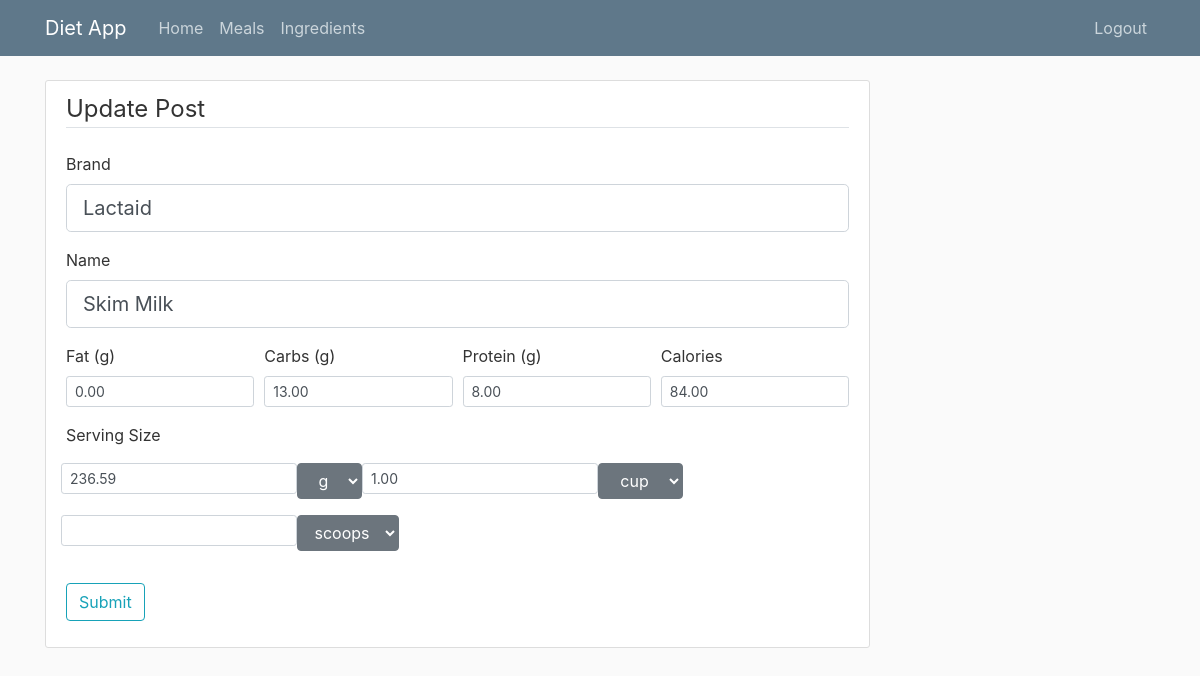
The app's page /ingredients/1/update (signed in) with its own data.
### dietapp/models.py (models this page shows, shortened)
class Ingredients(db.Model):
    id = db.Column(db.Integer, primary_key = True)
    brand = db.Column(db.String(100), nullable = False)
    name = db.Column(db.String(100), nullable = False)
    date_created = db.Column(db.DateTime, nullable = False, default = datetime.utcnow )
    date_used = db.Column(db.DateTime)
    favorite = db.Column(db.Boolean, nullable = False, default=False)
    obsolete = db.Column(db.Boolean, nullable = False, default=False)
    protein = db.Column(db.Float, default = 0)
    carbs = db.Column(db.Float, default = 0)
    fat = db.Column(db.Float, default = 0)
    calories = db.Column(db.Float,default=0, nullable = False)
    serv_weight = db.Column(db.Float)
    serv_volume = db.Column(db.Float)
    serv_count = db.Column(db.Float)
    weight_unit_id = db.Column(db.Integer, db.ForeignKey('units.id'))
    volume_unit_id = db.Column(db.Integer, db.ForeignKey('units.id'))
    count_unit_id = db.Column(db.Integer, db.ForeignKey('units.id'))
    user_id = db.Column(db.Integer, db.ForeignKey('user.id'), nullable = False)

### dietapp/routes.py (the view)
@app.route("/ingredients/<int:ingredient_id>/update", methods=['GET','POST'])
@login_required
def update_ingredient(ingredient_id):
    ingredient = Ingredients.query.get_or_404(ingredient_id)
    if current_user != ingredient.author:
        abort(403)
    form = IngredientForm()
    form.drop_weight.choices = [(g.id, g.name) for g in Units.query.filter_by(unit_type_id=1).all()]
    form.drop_volume.choices = [(g.id, g.name) for g in Units.query.filter_by(unit_type_id=2).all()]
    form.drop_count.choices = [(g.id, g.name) for g in Units.query.filter_by(unit_type_id=3).all()]
    if form.validate_on_submit():
        fcn_update_ingredient(form, ingredient_id)
        flash('Ingredient has been updated', 'success')
        return redirect(url_for('update_ingredient',ingredient_id = ingredient.id))
    elif request.method == 'GET':
        form.brand.data = ingredient.brand
        form.name.data = ingredient.name
        form.fat.data = ingredient.fat
        form.carbs.data = ingredient.carbs
        form.protein.data = ingredient.protein
        form.calories.data = ingredient.calories
        form.serv_weight.data = ingredient.serv_weight
        form.serv_volume.data = ingredient.serv_volume
        form.serv_count.data = ingredient.serv_count
        form.drop_weight.data = ingredient.weight_unit_id
        form.drop_volume.data = ingredient.volume_unit_id
        form.drop_count.data = ingredient.count_unit_id
    return render_template('create_ingredient.html',title='Update Post',form=form, legend='Update Post')

### dietapp/forms.py (shortened to what this page needs)
class IngredientForm(FlaskForm):
    brand = StringField('Brand')
    name = StringField('Name', validators =[InputRequired()])
    fat = DecimalField('Fat (g)')
    carbs = DecimalField('Carbs (g)')
    protein = DecimalField('Protein (g)')
    calories = DecimalField('Calories', validators =[InputRequired()])
    serv_weight = DecimalField('Serving Size by Weight', validators =[Optional()])
    serv_volume = DecimalField('Serving Size by Volume', validators =[Optional()])
    serv_count = DecimalField('Serving Size by Count/Servings', validators =[Optional()])
    drop_weight = SelectField('Unit Weight', coerce=int)
    drop_volume = SelectField('Unit Volume', coerce=int)
    drop_count = SelectField('Unit Count', coerce=int)
    submit = SubmitField('Submit')

### dietapp/models.py (called while the page is built)
@login_manager.user_loader
def load_user(user_id):
    return User.query.get(int(user_id))

### dietapp/templates/create_ingredient.html (shortened to what this page needs)
{% extends "layout.html" %}
{% block content %}
    <div class="content-section">
        <form method="POST" action="">
            <fieldset class = "form-group">
                <legend class="border-bottom mb-4">{{ legend}}</legend>
                <div class ="form-group">
                    {{form.brand.label(class = "form-control-label")}}
                    {% if form.brand.errors %}
                        {{ form.brand(class="form-control form-contro-lg is-invalid")}}
                        <div class = invalid-feedback>
                            {% for error in form.brand.errors %}
                                <span>{{ error }}</span>
                            {% endfor %}
                        </div>
                    {% else %}
                        {{form.brand(class = "form-control form-control-lg")}}
                    {% endif %}
                </div>
                <div class ="form-group">
                    {{form.name.label(class = "form-control-label")}}
                    {% if form.name.errors %}
                        {{ form.name(class="form-control form-contro-lg is-invalid")}}
                        <div class = invalid-feedback>
                            {% for error in form.name.errors %}
                                <span>{{ error }}</span>
                            {% endfor %}
                        </div>
                    {% else %}
                        {{form.name(class = "form-control form-control-lg")}}
                    {% endif %}
                </div>
                <div class="form-row">
                    <div class ="form-group col-md-3">
                        {{form.fat.label(class = "form-control-label")}}
                        {% if form.fat.errors %}
                            {{ form.fat(class="form-control form-contro-sm is-invalid")}}
                            <div class = invalid-feedback>
                                {% for error in form.fat.errors %}
                                    <span>{{ error }}</span>
                                {% endfor %}
                            </div>
                        {% else %}
                            {{form.fat(class = "form-control form-control-sm")}}
                        {% endif %}
                    </div>
                    <div class ="form-group col-md-3">
                        {{form.carbs.label(class = "form-control-label")}}
                        {% if form.carbs.errors %}
                            {{ form.carbs(class="form-control form-contro-sm is-invalid")}}
                            <div class = invalid-feedback>
                                {% for error in form.carbs.errors %}
                                    <span>{{ error }}</span>
                                {% endfor %}
                            </div>
                        {% else %}
                            {{form.carbs(class = "form-control form-control-sm")}}
                        {% endif %}
                    </div>
                    <div class ="form-group col-md-3">
                        {{form.protein.label(class = "form-control-label")}}
                        {% if form.protein.errors %}
                            {{ form.protein(class="form-control form-contro-sm is-invalid")}}
                            <div class = invalid-feedback>
                                {% for error in form.protein.errors %}
                                    <span>{{ error }}</span>
                                {% endfor %}
                            </div>
                        {% else %}
                            {{form.protein(class = "form-control form-control-sm")}}
                        {% endif %}
                    </div>
                    <div class ="form-group col-md-3">
                        {{form.calories.label(class = "form-control-label")}}
                        {% if form.calories.errors %}
                            {{ form.calories(class="form-control form-contro-sm is-invalid")}}
                            <div class = invalid-feedback>
                                {% for error in form.calories.errors %}
                                    <span>{{ error }}</span>
                                {% endfor %}
                            </div>
                        {% else %}
                            {{form.calories(class = "form-control form-control-sm")}}
                        {% endif %}
                    </div>
                </div>
                <div class="form-control-label mb-3">
                    Serving Size
                </div>
                <div class="form-row">
                    <div class ="form-group">
                        {% if form.serv_weight.errors %}
                            {{ form.serv_weight(class="form-control form-contro-sm is-invalid")}}
                            <div class = invalid-feedback>
                                {% for error in form.serv_weight.errors %}
                                    <span>{{ error }}</span>
                                {% endfor %}
                            </div>
                        {% else %}
                            {{form.serv_weight(class = "form-control form-control-sm")}}
                        {% endif %}
                    </div>
                    <div class ="form-group">
                        {% if form.drop_weight.errors %}
                            {{ form.drop_weight(class="form-control form-contro-sm is-invalid")}}
                            <div class = invalid-feedback>
                                {% for error in form.drop_weight.errors %}
                                    <span>{{ error }}</span>
                                {% endfor %}
                            </div>
                        {% else %}
                            {{form.drop_weight(class = "btn btn-secondary dropdown-toggle")}}
                        {% endif %}
                    </div>
                    <div class ="form-group">
                        {% if form.serv_volume.errors %}
                            {{ form.serv_volume(class="form-control form-contro-sm is-invalid")}}
                            <div class = invalid-feedback>
                                {% for error in form.serv_volume.errors %}
                                    <span>{{ error }}</span>
                                {% endfor %}
                            </div>
                        {% else %}
                            {{form.serv_volume(class = "form-control form-control-sm")}}
                        {% endif %}
                    </div>
                    <div class ="form-group">
                        {% if form.drop_volume.errors %}
                            {{ form.drop_volume(class="form-control form-contro-sm is-invalid")}}
                            <div class = invalid-feedback>
                                {% for error in form.drop_volume.errors %}
                                    <span>{{ error }}</span>
                                {% endfor %}
                            </div>
                        {% else %}
                            {{form.drop_volume(class = "btn btn-secondary dropdown-toggle")}}
                        {% endif %}
                    </div>
                    <div class ="form-group">
                        {% if form.serv_count.errors %}
                            {{ form.serv_count(class="form-control form-contro-sm is-invalid")}}
                            <div class = invalid-feedback>
                                {% for error in form.serv_count.errors %}
                                    <span>{{ error }}</span>
                                {% endfor %}
                            </div>
                        {% else %}
                            {{form.serv_count(class = "form-control form-control-sm")}}
                        {% endif %}
                    </div>
                    <div class ="form-group">
                        {% if form.drop_count.errors %}
                            {{ form.drop_count(class="form-control form-contro-sm is-invalid")}}
                            <div class = invalid-feedback>
                                {% for error in form.drop_count.errors %}
                                    <span>{{ error }}</span>
                                {% endfor %}
                            </div>
                        {% else %}
                            {{form.drop_count(class = "btn btn-secondary dropdown-toggle")}}
                        {% endif %}
                    </div>
                </div>
            </fieldset>
            <div class ="form-group">
                {{form.submit(class="btn btn-outline-info")}}
            </div>
        </form>
    </div>
{% endblock content %}

### dietapp/static/main.css (style rules this page uses)
body { background: #fafafa; color: #333333; margin-top: 5rem; }
.content-section { background: #ffffff; padding: 10px 20px; border: 1px solid #dddddd; border-radius: 3px; margin-bottom: 20px; }

### records on screen
Ingredients: brand "Lactaid", name "Skim Milk", fat "0.00", carbs "13.00", protein "8.00", calories "84.00", serv_weight "236.59", serv_volume "1.00"

### other values on screen
{{ legend }} "Update Post"
